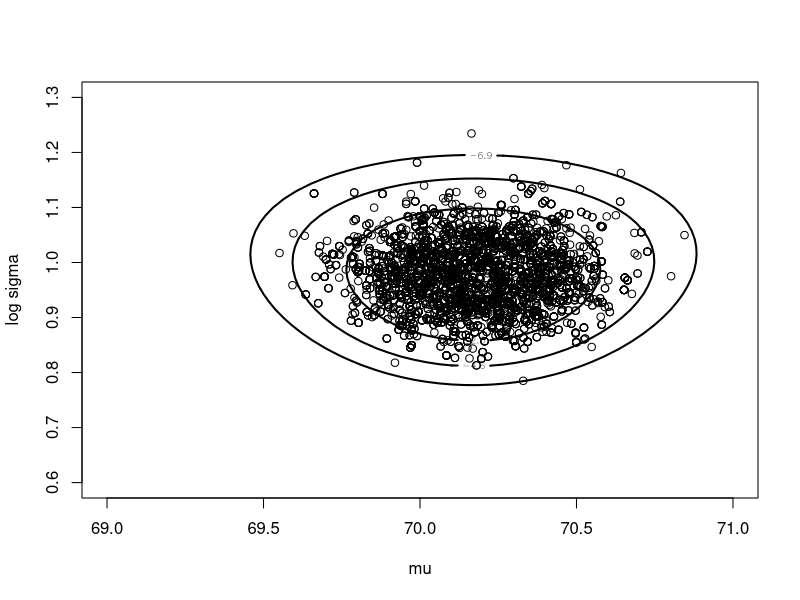
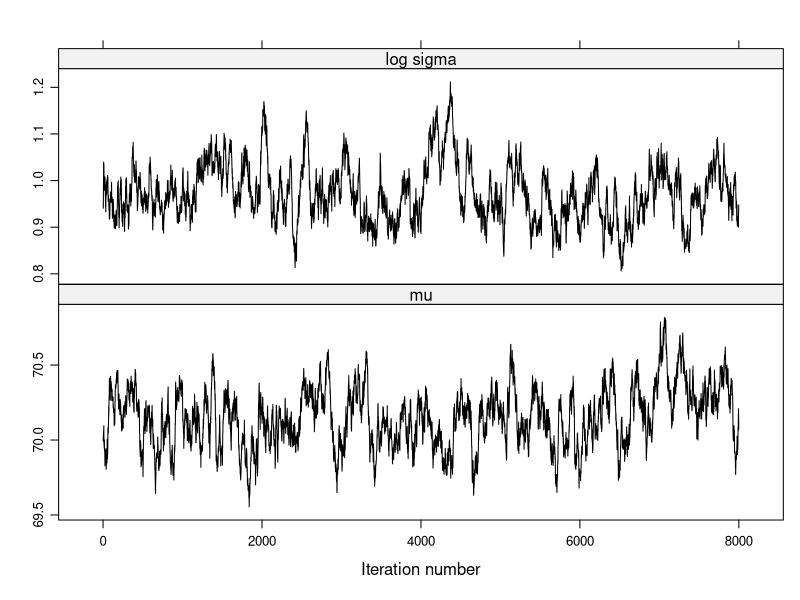
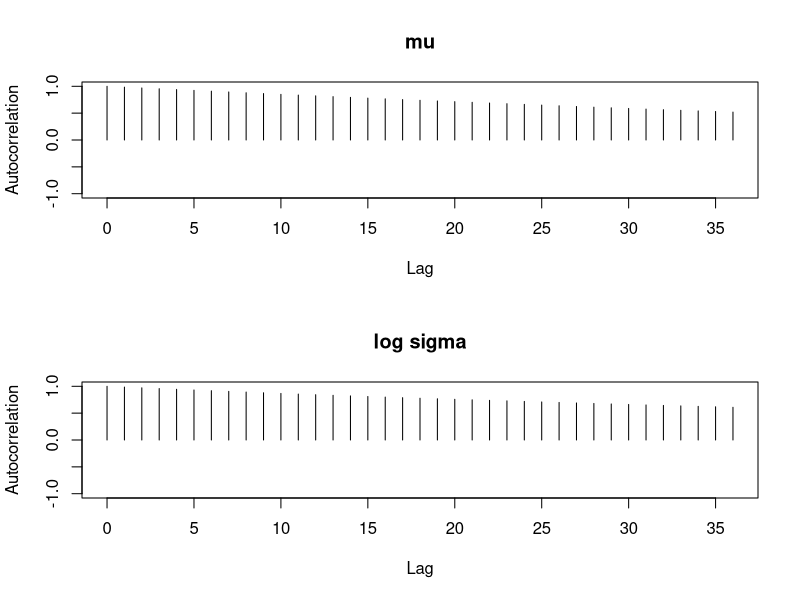
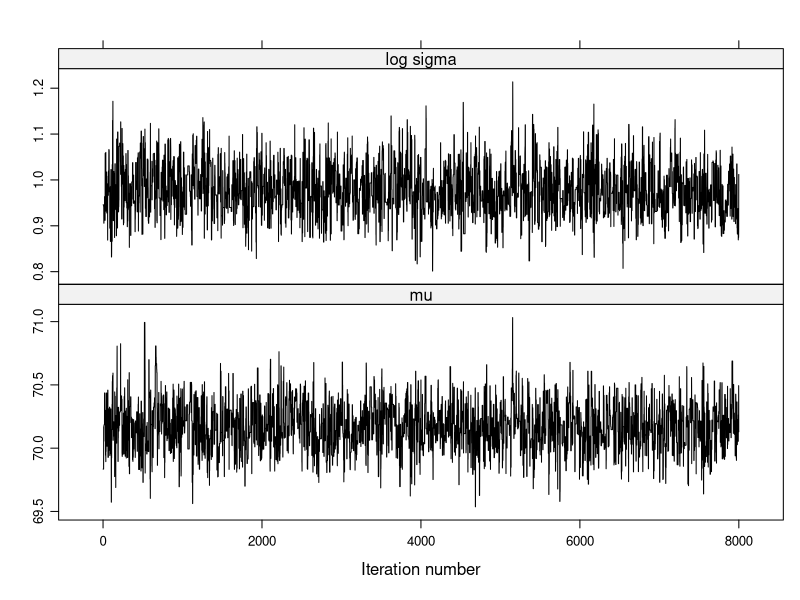
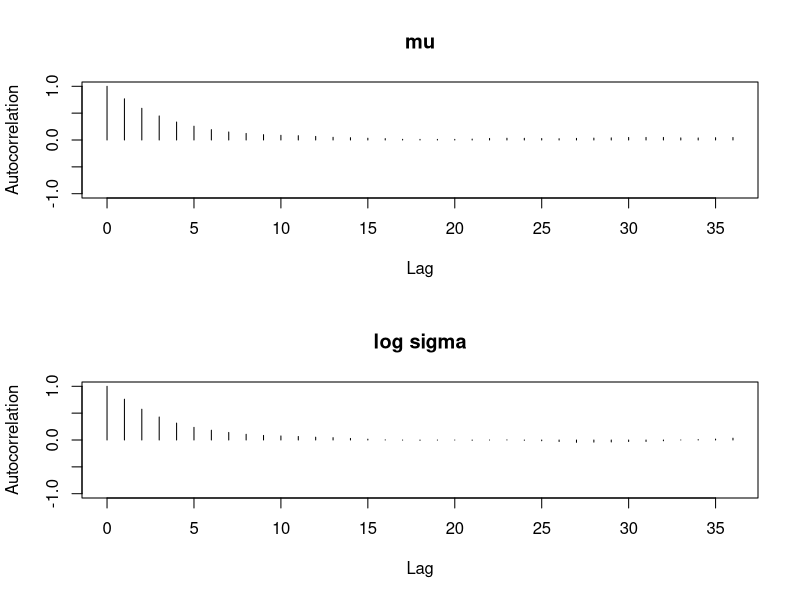
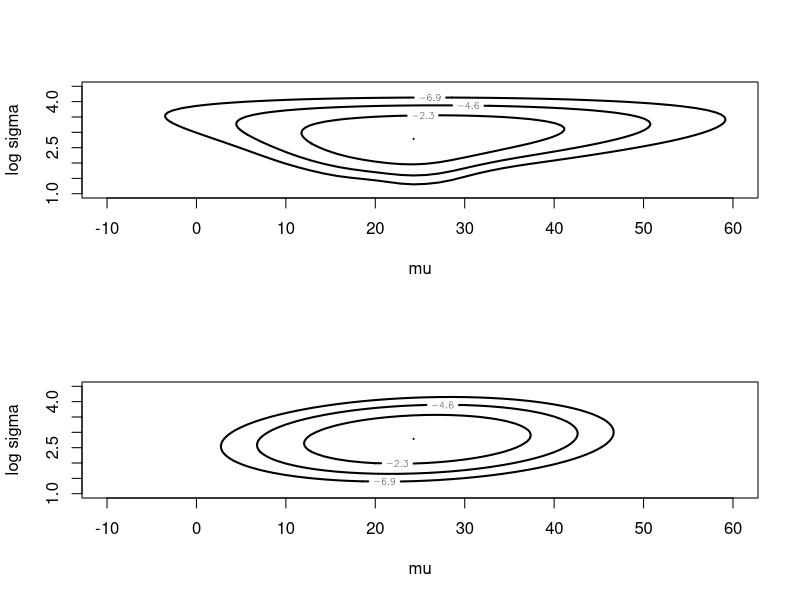
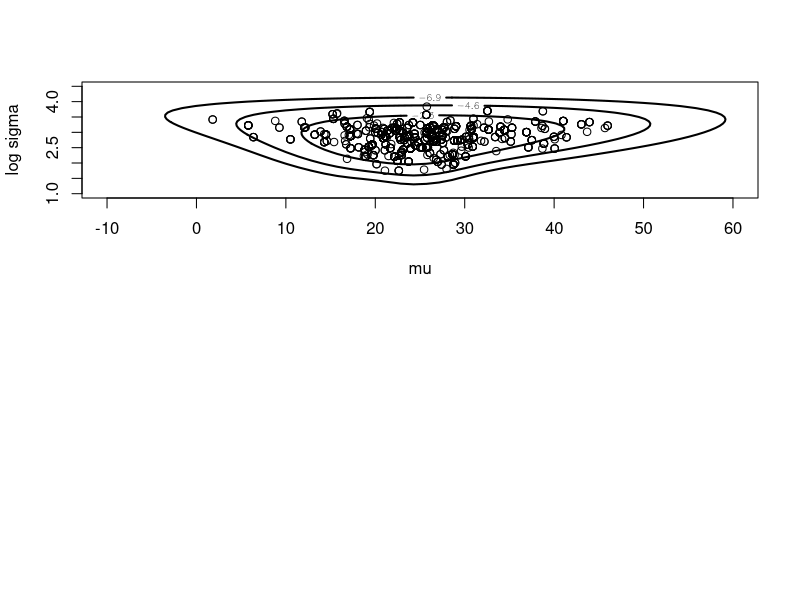
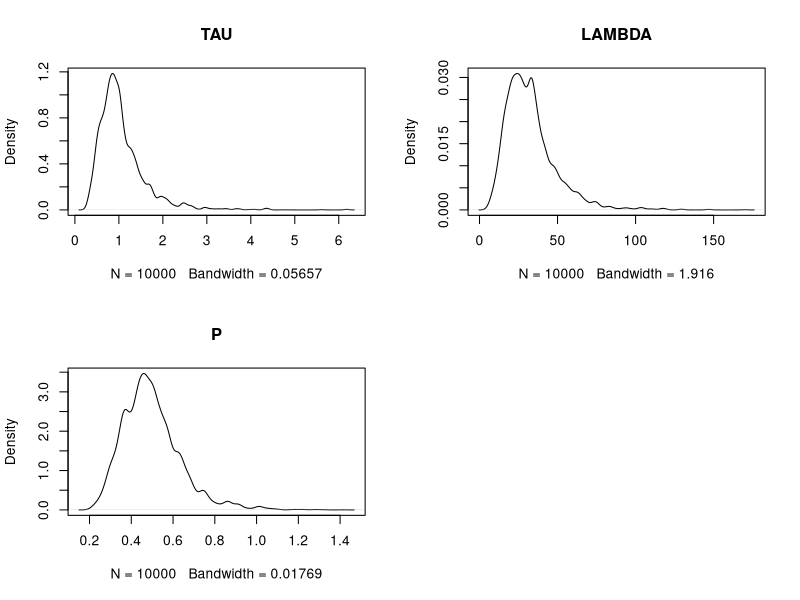

The R script that drew these images, in order:
## ---- chunk 1
knitr::opts_chunk$set(echo = TRUE, warning = FALSE, message = FALSE)
library(LearnBayes)
## ---- chunk 2
####################################################
# Section 6.2 Introduction to Discrete Markov Chains
####################################################

 P=matrix(c(.5,.5,0,0,0,0,.25,.5,.25,0,0,0,0,.25,.5,.25,0,0,
           0,0,.25,.5,.25,0,0,0,0,.25,.5,.25,0,0,0,0,.5,.5),
           nrow=6,ncol=6,byrow=TRUE)
 P

 s=array(0,c(50000,1))

 s[1]=3
 for (j in 2:50000)
   s[j]=sample(1:6,size=1,prob=P[s[j-1],])

 m=c(500,2000,8000,50000)
 for (i in 1:4)
   print(table(s[1:m[i]])/m[i])

 w=matrix(c(.1,.2,.2,.2,.2,.1),nrow=1,ncol=6)
 w%*%P

## ---- chunk 3
##################################################################
# Section 6.7 Learning about a Normal Population from Grouped Data
##################################################################

library(LearnBayes)

 d=list(int.lo=c(-Inf,seq(66,74,by=2)),
        int.hi=c(seq(66,74,by=2), Inf),
        f=c(14,30,49,70,33,15))

y=c(rep(65,14),rep(67,30),rep(69,49),rep(71,70),rep(73,33),
  rep(75,15))
 mean(y)

 log(sd(y))

 start=c(70,1)
 fit=laplace(groupeddatapost,start,d)
 fit

 modal.sds=sqrt(diag(fit$var))

 proposal=list(var=fit$var,scale=2)
 fit2=rwmetrop(groupeddatapost,proposal,start,10000,d)

 fit2$accept

 post.means=apply(fit2$par,2,mean)
 post.sds=apply(fit2$par,2,sd)

 cbind(c(fit$mode),modal.sds)

 cbind(post.means,post.sds)

 mycontour(groupeddatapost,c(69,71,.6,1.3),d,
    xlab="mu",ylab="log sigma")
 points(fit2$par[5001:10000,1],fit2$par[5001:10000,2])

## ---- chunk 4
##################################################
# Section 6.8 Example of Output Analysis
##################################################
 library(LearnBayes)

 d=list(int.lo=c(-Inf,seq(66,74,by=2)),
        int.hi=c(seq(66,74,by=2), Inf),
        f=c(14,30,49,70,33,15))

 library(coda)
 library(lattice)

 start=c(70,1)
 fit=laplace(groupeddatapost,start,d)

 start=c(65,1)
 proposal=list(var=fit$var,scale=0.2)
 bayesfit=rwmetrop(groupeddatapost,proposal,start,10000,d)

 dimnames(bayesfit$par)[[2]]=c("mu","log sigma")
 xyplot(mcmc(bayesfit$par[-c(1:2000),]),col="black")



 
 par(mfrow=c(2,1))
 autocorr.plot(mcmc(bayesfit$par[-c(1:2000),]),auto.layout=FALSE)
 summary(mcmc(bayesfit$par[-c(1:2000),]))
 batchSE(mcmc(bayesfit$par[-c(1:2000),]), batchSize=50)



 start=c(70,1)
 proposal=list(var=fit$var,scale=2.0)
 bayesfit=rwmetrop(groupeddatapost,proposal,start,10000,d)

 dimnames(bayesfit$par)[[2]]=c("mu","log sigma")
 sim.parameters=mcmc(bayesfit$par[-c(1:2000),])
 
 xyplot(mcmc(bayesfit$par[-c(1:2000),]),col="black")



 
 par(mfrow=c(2,1))
 autocorr.plot(sim.parameters,auto.layout=FALSE)
 summary(sim.parameters)
 batchSE(sim.parameters, batchSize=50)


## ---- chunk 5
###################################################
# Section 6.9 Modeling Data with Cauchy Errors
###################################################

library(LearnBayes)

 data(darwin)
 attach(darwin)
 mean(difference)

 log(sd(difference))

 laplace(cauchyerrorpost,c(21.6,3.6),difference)

 laplace(cauchyerrorpost,.1*c(21.6,3.6),difference)$mode
 
 c(24.7-4*sqrt(34.96),24.7+4*sqrt(34.96))
 c(2.77-4*sqrt(.138),2.77+4*sqrt(.138))

 mycontour(cauchyerrorpost,c(-10,60,1,4.5),difference,
   xlab="mu",ylab="log sigma")



 fitlaplace=laplace(cauchyerrorpost,c(21.6,3.6), difference)
 
 mycontour(lbinorm,c(-10,60,1,4.5),list(m=fitlaplace$mode,
   v=fitlaplace$var), xlab="mu",ylab="log sigma")

 proposal=list(var=fitlaplace$var,scale=2.5)
 start=c(20,3)
 m=1000
 s=rwmetrop(cauchyerrorpost,proposal,start,m,difference)



 
 mycontour(cauchyerrorpost,c(-10,60,1,4.5),difference,
   xlab="mu",ylab="log sigma")
 points(s$par[,1],s$par[,2])

 fitgrid=simcontour(cauchyerrorpost,c(-10,60,1,4.5),difference,
  50000)
 proposal=list(var=fitlaplace$var,scale=2.5)
 start=c(20,3)
 fitrw=rwmetrop(cauchyerrorpost,proposal,start,50000,
   difference)
 proposal2=list(var=fitlaplace$var,mu=t(fitlaplace$mode))
 fitindep=indepmetrop(cauchyerrorpost,proposal2,start,50000,
  difference)
 fitgibbs=gibbs(cauchyerrorpost,start,50000,c(12,.75),
  difference)

 apply(fitrw$par,2,mean)

 apply(fitrw$par,2,sd)


## ---- chunk 6
#############################################################
# Section 6.10 Analysis of the Stanford Heart Transplant Data
#############################################################

library(LearnBayes)

data(stanfordheart)

 start=c(0,3,-1)
 laplacefit=laplace(transplantpost,start,stanfordheart)
 laplacefit

 proposal=list(var=laplacefit$var,scale=2)
 s=rwmetrop(transplantpost,proposal,start,10000,stanfordheart)
 s$accept

 par(mfrow=c(2,2))
 tau=exp(s$par[,1])
 plot(density(tau),main="TAU")
 lambda=exp(s$par[,2])
 plot(density(lambda),main="LAMBDA")
 p=exp(s$par[,3])
 plot(density(p),main="P")

 apply(exp(s$par),2,quantile,c(.05,.5,.95))



 par(mfrow=c(1,1))
  t=seq(1,240)
 p5=0*t; p50=0*t; p95=0*t
 for (j in 1:240)
 { S=(lambda/(lambda+t[j]))^p
   q=quantile(S,c(.05,.5,.95))
   p5[j]=q[1]; p50[j]=q[2]; p95[j]=q[3]}
 
 plot(t,p50,type="l",ylim=c(0,1),ylab="Prob(Survival)",
   xlab="time")
 lines(t,p5,lty=2)
 lines(t,p95,lty=2)
